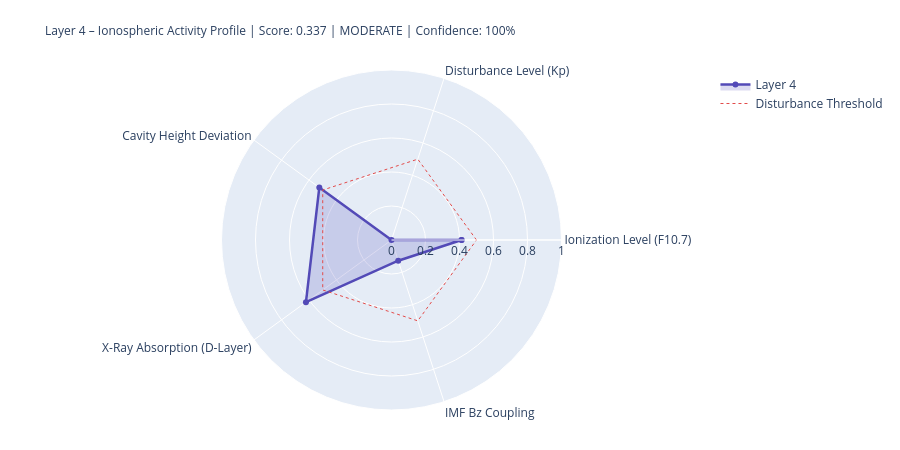

Notebook code for this chart:
### Markdown cell above
---
## 4. State Assessment & Handoff to Layer 5

### Code cell
# ============================================================
# LAYER-4-SCORE
# ============================================================

COMPONENTS = {
    'Ionization Level (F10.7)':    {'score': ioniz,       'source': 'primary' if f107_now else 'from_layer0', 'dynamic': True},
    'Disturbance Level (Kp)':          {'score': disturb,     'source': 'primary' if kp_now   else 'from_layer0', 'dynamic': True},
    'Cavity Height Deviation':    {'score': h_dev,       'source': 'derived',                                'dynamic': True},
    'X-Ray Absorption (D-Layer)':{'score': xray_ioniz,  'source': 'primary' if xray_now else 'missing',     'dynamic': True},
    'IMF Bz Coupling':             {'score': bz_coupling, 'source': 'primary' if bz_now   else 'from_layer0', 'dynamic': True},
}

available    = {k: v['score'] for k, v in COMPONENTS.items() if v['score'] is not None}
unavailable  = [k for k, v in COMPONENTS.items() if v['score'] is None]
layer4_score = round(sum(available.values()) / len(available), 4) if available else None
confidence   = round(len(available) / len(COMPONENTS), 2)
level = ('unknown' if layer4_score is None
         else 'quiet'   if layer4_score < 0.3
         else 'moderate' if layer4_score < 0.6
         else 'active')
dominant_l4 = max(available, key=available.get) if available else 'none'

# Resonance delta for Schumann SR-1
sr1_ref = schumann_freq(1, 80.0)
sr1_now = schumann_freq(1, h_eff)
sr1_delta_mhz = (sr1_now - sr1_ref) * 1000

# Propagation conditions
prop_cond = ('disturbed'   if kp_val > 4
             else 'unsettled' if kp_val > 2
             else 'normal')
if xray_class in ['X', 'M']:
    prop_cond = 'Radio-Blackout moeglich'

W = 68
print('=' * W)
print('LAYER 4 – IONOSPHERE – STATE ASSESSMENT')
print('=' * W)
for name, comp in COMPONENTS.items():
    s = comp['score']
    if s is not None:
        bar = '█' * int(s * 20) + '░' * (20 - int(s * 20))
        print(f'  {name:<36} {bar}  {s:.3f}  [{comp["source"]}]')
    else:
        print(f'  {name:<36} {"─" * 20}  n/a   [missing]')
print('-' * W)
print(f'  Score:          {layer4_score:.3f}  ({len(available)}/{len(COMPONENTS)} components)')
print(f'  Confidence:     {confidence:.0%}')
print(f'  Level:          {level.upper()}')
print(f'  Dominant:       {dominant_l4}')
print(f'  Cavity height:  {h_eff:.1f} km  (Ref: 80.0 km)')
print(f'  SR-1:           {sr1_now:.3f} Hz  (Δ {sr1_delta_mhz:+.1f} mHz vs. ref)')
print(f'  Propagation:    {prop_cond}')
print(f'  X-Ray:          {xray_class}-class  ({xray_now:.2e} W/m²)' if xray_now else '  X-Ray:          n/a')
print('=' * W)

# Radar
cats   = list(available.keys())
vals_r = list(available.values())
if len(cats) >= 3:
    fig = go.Figure()
    fig.add_trace(go.Scatterpolar(
        r=vals_r + [vals_r[0]], theta=cats + [cats[0]],
        fill='toself', fillcolor='rgba(83,74,183,0.20)',
        line=dict(color='#534AB7', width=2.5), name='Layer 4'
    ))
    fig.add_trace(go.Scatterpolar(
        r=[0.5] * (len(cats)+1), theta=cats + [cats[0]],
        line=dict(color='#E24B4A', dash='dot', width=1),
        mode='lines', name='Disturbance Threshold'
    ))
    fig.update_layout(
        title=dict(
            text=f'Layer 4 – Ionospheric Activity Profile | Score: {layer4_score:.3f} | {level.upper()} | Confidence: {confidence:.0%}',
            font=dict(size=12)
        ),
        polar=dict(radialaxis=dict(visible=True, range=[0, 1])),
        height=450, showlegend=True,
        margin=dict(l=80, r=80, t=70, b=40)
    )
    fig.show()

### Figure 1 — Plotly figure (JSON) as saved in the notebook; plotly's stock layout.template omitted (floating-point values rounded to 4 significant figures)
{"data": [{"fill": "toself", "fillcolor": "rgba(83,74,183,0.20)", "line": {"color": "#534AB7", "width": 2.5}, "name": "Layer 4", "r": [0.412, 0.0, 0.525, 0.622, 0.128, 0.412], "theta": ["Ionization Level (F10.7)", "Disturbance Level (Kp)", "Cavity Height Deviation", "X-Ray Absorption (D-Layer)", "IMF Bz Coupling", "Ionization Level (F10.7)"], "type": "scatterpolar"}, {"line": {"color": "#E24B4A", "dash": "dot", "width": 1}, "mode": "lines", "name": "Disturbance Threshold", "r": [0.5, 0.5, 0.5, 0.5, 0.5, 0.5], "theta": ["Ionization Level (F10.7)", "Disturbance Level (Kp)", "Cavity Height Deviation", "X-Ray Absorption (D-Layer)", "IMF Bz Coupling", "Ionization Level (F10.7)"], "type": "scatterpolar"}], "layout": {"height": 450, "margin": {"b": 40, "l": 80, "r": 80, "t": 70}, "polar": {"radialaxis": {"range": [0, 1], "visible": true}}, "showlegend": true, "title": {"font": {"size": 12}, "text": "Layer 4 – Ionospheric Activity Profile | Score: 0.337 | MODERATE | Confidence: 100%"}}}
